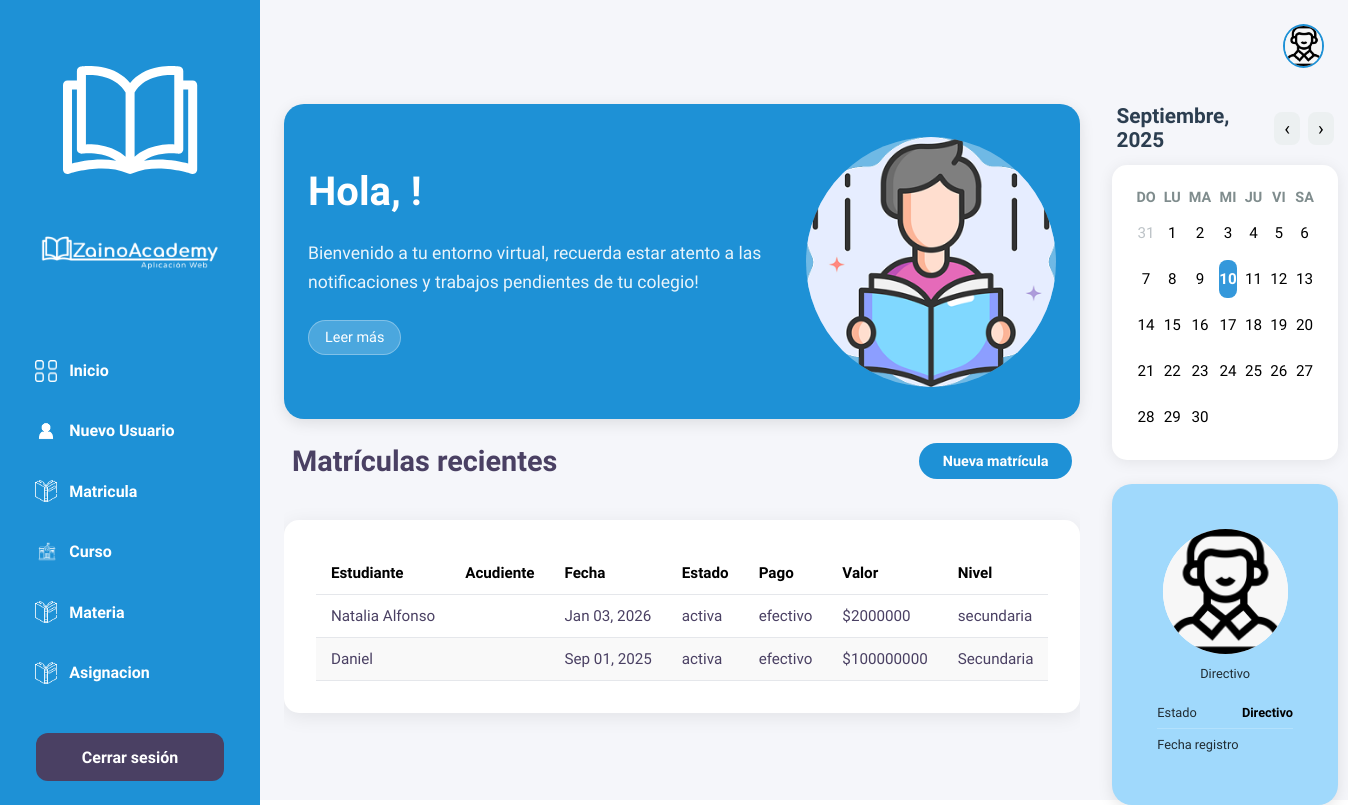
/directivos/, run on the app's committed database.
### zainoAcademy_app/models.py (models this page shows, shortened)
class Matricula(models.Model):
    Mat_id = models.AutoField(primary_key=True)
    NIVEL_ACADEMICO_CHOICES = [
        ('transicion', 'Transición'),
        ('primaria', 'Primaria'),
        ('secundaria', 'Secundaria'),
        ('media', 'Media'),
    ]
    Mat_nivel = models.CharField(
        max_length=50,
        choices=NIVEL_ACADEMICO_CHOICES,
        verbose_name="Nivel académico"
    )
    Mat_fecha = models.DateField()
    Mat_estado = models.CharField(max_length=30)
    Mat_metodo_pago = models.CharField(max_length=30)
    Mat_comprobante = models.FileField(upload_to='matricula/', null=True, blank=True)
    Mat_valor = models.CharField(max_length=30)
    Mat_fecha_pago = models.DateField()
    Estudiantes_Est = models.ForeignKey(Estudiantes,on_delete=models.CASCADE)
    Directivos_Dir = models.ForeignKey(Directivos, on_delete=models.CASCADE)
    class Meta:
        db_table = 'matricula'

class Estudiantes(models.Model):
    Est_id = models.AutoField(primary_key=True)
    Est_direccion = models.CharField(max_length=100)
    GRADO_CHOICES = [
        ('transicion', 'Transición'),
        ('primero', 'Primero'),
        ('segundo', 'Segundo'),
        ('tercero', 'Tercero'),
        ('cuarto', 'Cuarto'),
        ('quinto', 'Quinto'),
        ('sexto', 'Sexto'),
        ('septimo', 'Séptimo'),
        ('octavo', 'Octavo'),
        ('noveno', 'Noveno'),
        ('decimo', 'Décimo'),
        ('once', 'Once'),
    ]
    Est_añoAcademico = models.CharField(
        max_length=30,
        choices=GRADO_CHOICES,
        verbose_name="Grado académico"
    )
    JORNADA_CHOICES = [
        ('mañana', 'Mañana'),
        ('tarde', 'Tarde'),
        ('noche', 'Noche'),
        ('completa', 'Jornada Completa'),
        ('sabatina', 'Sabatina'),
        ('dominical', 'Dominical'),
    ]
    Est_tipoJornada = models.CharField(
        max_length=30,
        choices=JORNADA_CHOICES,
        verbose_name="Tipo de jornada"
    )
    Est_enfermedad = models.CharField(max_length=30)
    EPS_CHOICES = [
        ('nueva_eps', 'Nueva EPS'),
        ('sanitas', 'Sanitas'),
        ('sura', 'Sura'),
        ('compensar', 'Compensar'),
        ('famisanar', 'Famisanar'),
        ('salud_total', 'Salud Total'),
        ('coomeva', 'Coomeva'),
        ('medimas', 'Medimás'),
        ('colsanitas', 'Colsanitas'),
        ('cafesalud', 'Cafesalud'),
        ('golden_group', 'Golden Group'),
        ('aliansalud', 'Aliansalud'),
        ('mutual_ser', 'Mutual Ser'),
        ('coosalud', 'Coosalud'),
        ('capresoca', 'Capresoca'),
        ('comfenalco', 'Comfenalco'),
        ('ecoopsos', 'Ecoopsos'),
        ('emssanar', 'Emssanar'),
        ('salud_vida', 'Salud Vida'),
        ('otra', 'Otra'),
    ]
    Est_eps = models.CharField(
        max_length=30,
        choices=EPS_CHOICES,
        verbose_name="EPS"
    )
    Est_colegioAnterior = models.CharField(max_length=30)
    Usuario_us = models.ForeignKey(Usuario, on_delete=models.CASCADE)
    class Meta:
        db_table = 'estudiantes'

class Usuario(models.Model):
    Us_id = models.AutoField(primary_key=True)
    Us_nombre = models.CharField(max_length=30)
    Us_contraseña = models.CharField(max_length=30)
    fecha_registro = models.DateField(auto_now_add=True)
    documento = models.CharField(max_length=30)
    GENERO_CHOICES = [
        ('masculino', 'Masculino'),
        ('femenino', 'Femenino'),
        ('otro', 'Otro'),
        ('prefiero_no_decir', 'Prefiero no decir'),
    ]
    genero = models.CharField(
        max_length=30,
        choices=GENERO_CHOICES,
        blank=False
    )
    correo = models.EmailField(unique=True)
    TipoUsuario = models.ForeignKey(TipoUsuario, on_delete=models.CASCADE)
    class Meta:
        db_table = 'usuario'

### zainoAcademy_app/views.py (the view)
# urls.py: path('directivos/', views.dashboard_directivos, name='dashboard_directivos'),
def dashboard_directivos(request):
    usuario = get_usuario_from_session(request)
    matriculas_recientes = Matricula.objects.select_related("Estudiantes_Est", "Directivos_Dir")\
        .order_by('-Mat_fecha')[:5]
    return render(request, 'directivos/dashboard_directivos.html', {
        'usuario': usuario,
        'matriculas_recientes': matriculas_recientes
    })

### zainoAcademy_app/views.py (called while the page is built)
def get_usuario_from_session(request):
    usuario_id = request.session.get('usuario_id')
    if usuario_id:
        try:
            return Usuario.objects.get(Us_id=usuario_id)
        except Usuario.DoesNotExist:
            return None
    return None

### zainoAcademy_app/templates/directivos/dashboard_directivos.html (shortened to what this page needs)
<!DOCTYPE html>
{% load static %}
<html lang="es">
<head>
<link rel="stylesheet" href="{% static 'css/directivos/dashboard_directivosStyles.css' %}">
</head>
<body>
<div class="dashboard-container">
        <aside class="sidebar">
            <div class="logo">
            <a href="{% url 'dashboard_directivo' %}" class="nav-item">
                    <img src="{% static 'images/acudientes/Favicon.png' %}" alt="Logo Libro"/>
                    </a>
                <a href="{% url 'dashboard_directivo' %}" class="nav-item">
                    <img src="{% static 'images/acudientes/LogoNormal-removebg-preview.png' %}" alt="Logo Zaino Academy" />
                    </a>
            </div>
            <nav>
                <ul class="nav-list">
                    <li><a href="{% url 'dashboard_directivo' %}" class="nav-item">
                        <img src="{% static 'images/acudientes/inicio.png' %}" class="nav-icon" alt="Inicio"> Inicio
                    </a></li>
                    <li><a href="{% url 'crear_usuario' %}" class="nav-item">
                        <img src="{% static 'images/directivos/LogoUsuario.png' %}" class="nav-icon" alt="Nuevo Usuario"> Nuevo Usuario
                    </a></li>
                    <li><a href="{% url 'crear_matricula' %}" class="nav-item">
                        <img src="{% static 'images/directivos/LogoLibro.png' %}" class="nav-icon" alt="Matricula"> Matricula
                    </a></li>
                    <li><a href="{% url 'crear_curso' %}" class="nav-item">
                        <img src="{% static 'images/directivos/LogoCurso.png' %}" class="nav-icon" alt="Curso"> Curso
                    </a></li>
                    <li><a href="{% url 'crear_materia' %}" class="nav-item">
                        <img src="{% static 'images/directivos/LogoLibro.png' %}" class="nav-icon" alt="Materia"> Materia
                    </a></li>
                    <li><a href="{% url 'periodo_directivos' %}" class="nav-item">
                        <img src="{% static 'images/directivos/LogoLibro.png' %}" class="nav-icon" alt="Asignacion"> Asignacion
                    </a></li>
                </ul>
            </nav>
            <div class="logout-container">
                <form method="POST" action="{% url 'login' %}">
                    <button type="button" class="logout-btn" onclick="openModal()">Cerrar sesión</button>
                </form>
            </div>
        </aside>
    <main class="main-content">
        <header class="page-header">
            <div class="header-icons">
                    <a href="{% url 'ver_perfil_directivos' %}">
                    <img src="{% static 'images/acudientes/perfil.png' %}" class="user-avatar" alt="Perfil">
                </a>
            </div>
        </header>
        <div class="dashboard-content">
            <div class="left-column">
                <div class="greeting-card">
        <div class="greeting-text">
        <h2>Hola, {{ usuario.Us_nombre }}!</h2>
                <p>Bienvenido a tu entorno virtual, recuerda estar atento a las notificaciones y trabajos pendientes de tu colegio!</p>
                <a href="{% url 'crear_matricula' %}" class="btn-leer-mas">Leer más</a>
        </div>
        <div class="greeting-illustration">
            <img src="{% static 'images/acudientes/lectura.png' %}" class="greeting-illustration" alt="Perfil">
        </div>
    </div>
                <div class="notifications-section">
    <div class="notifications-section">
    <div class="notifications-header">
        <h3>Matrículas recientes</h3>
        <a href="{% url 'crear_matricula' %}" class="ver-todo-btn">Nueva matrícula</a>
    </div>
    <div class="table-wrapper">
        <table class="styled-table">
            <thead>
                <tr>
                    <th>Estudiante</th>
                    <th>Acudiente</th>
                    <th>Fecha</th>
                    <th>Estado</th>
                    <th>Pago</th>
                    <th>Valor</th>
                    <th>Nivel</th>
                </tr>
            </thead>
            <tbody>
                {% if matriculas_recientes %}
                    {% for m in matriculas_recientes %}
                    <tr>
                        <td>{{ m.Estudiantes_Est.Usuario_us.Us_nombre }}</td>
                        <td>{{ m.Estudiantes_Est.Acudiente_set.first.Usuario_us.Us_nombre }}</td>
                        <td>{{ m.Mat_fecha|date:"M d, Y" }}</td>
                        <td>{{ m.Mat_estado }}</td>
                        <td>{{ m.Mat_metodo_pago }}</td>
                        <td>${{ m.Mat_valor|floatformat:0 }}</td>
                        <td>{{ m.Mat_nivel }}</td>
                    </tr>
                    {% endfor %}
                {% else %}
                    <tr>
                        <td colspan="8" style="text-align:center; font-style:italic;">
                            No hay matrículas recientes
                        </td>
                    </tr>
                {% endif %}
            </tbody>
        </table>
    </div>
                </div>
            </div>
            </div>
            <div class="right-column">
                <div class="calendar-section">
                    <div class="calendar-top">
                        <h4 id="calendar-month-year"></h4>
                        <div class="calendar-nav">
                            <button class="nav-btn prev-btn" onclick="changeMonth(-1)">‹</button>
                            <button class="nav-btn next-btn" onclick="changeMonth(1)">›</button>
                        </div>
                    </div>
                    <div class="calendar-widget">
                        <div class="calendar-grid" id="calendar-grid">
                        </div>
                    </div>
                </div>
                <div class="acudient-profile">
                    <div class="acudient-avatar">
                        <img src="{% static 'images/acudientes/perfil.png' %}" alt="Perfil" class="avatar-img">
                    </div>
                    <p class="acudient-role">Directivo</p>
                    <div class="acudient-info">
                        <div class="info-row">
                            <span class="info-label">Estado</span>
                            <span class="info-value">Directivo</span>
                        </div>
                        <div class="info-row">
                            <span class="info-label">Fecha registro</span>
                        </div>
                    </div>
                </div>
            </div>
        </div>
    </main>
</body>
</html>

### data on the page
Matricula: Estudiantes_Est.Usuario_us.Us_nombre "Natalia Alfonso", Mat_fecha "Jan 03, 2026", Mat_estado "activa", Mat_metodo_pago "efectivo", Mat_valor "2000000", Mat_nivel "secundaria"
Matricula: Estudiantes_Est.Usuario_us.Us_nombre "Daniel", Mat_fecha "Sep 01, 2025", Mat_estado "activa", Mat_metodo_pago "efectivo", Mat_valor "100000000", Mat_nivel "Secundaria"
